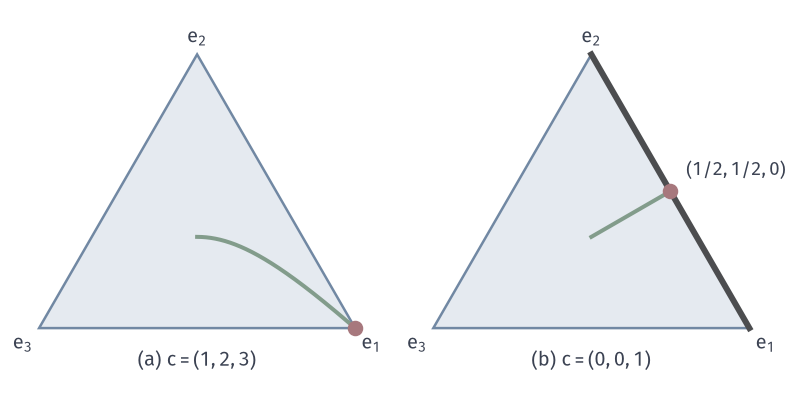

This figure's Python source:
from pathlib import Path
import sys
ROOT = next(p for p in Path(__file__).resolve().parents if (p/"build.sh").is_file() and (p/"tex/book.tex").is_file())
sys.path.insert(0, str(ROOT/"figures/05-optimization/01-linear-programming/matplotlib/lpipm-common"))
from ipm_plot import *
OUT = Path(__file__).resolve().parent

# Central paths: unique optimal vertex against a whole optimal edge.
fig, (a, b) = figure(width_mm=112, height_mm=56, ncols=2)
ys = np.concatenate([-np.logspace(4, -2, 300), np.linspace(0, 1 - 1e-5, 400)]); P, _ = central_run(C_RUN, ys)
draw_tri(a); a.plot(*tri(P).T, color=GREEN, lw=1.6, zorder=3); a.plot(*V3['e1'], 'o', color=RED, ms=5.2, zorder=7, clip_on=False)
a.text(0, -.14, '(a) $\\mathbf{c}=(1,2,3)$', ha='center', va='top', fontsize=8)
c = np.array([0., 0., 1.]); ys = -np.logspace(4, -6, 800); Q, _ = central_run(c, ys)
draw_tri(b)
b.plot([1, 0], [0, np.sqrt(3.)], color='#4C4D4F', lw=2.4, zorder=2)
b.plot(*tri(Q).T, color=GREEN, lw=1.6, zorder=3)
mid = tri(np.array([.5, .5, 0.])); b.plot(*mid, 'o', color=RED, ms=5.2, zorder=7)
b.text(mid[0] + .1, mid[1] + .1, '$(1/2,1/2,0)$', fontsize=7.5, ha='left')
b.text(.0, -.14, '(b) $\\mathbf{c}=(0,0,1)$', ha='center', va='top', fontsize=8)
save(fig, OUT, 'figure', {'limit_b': Q[-1].tolist()})
